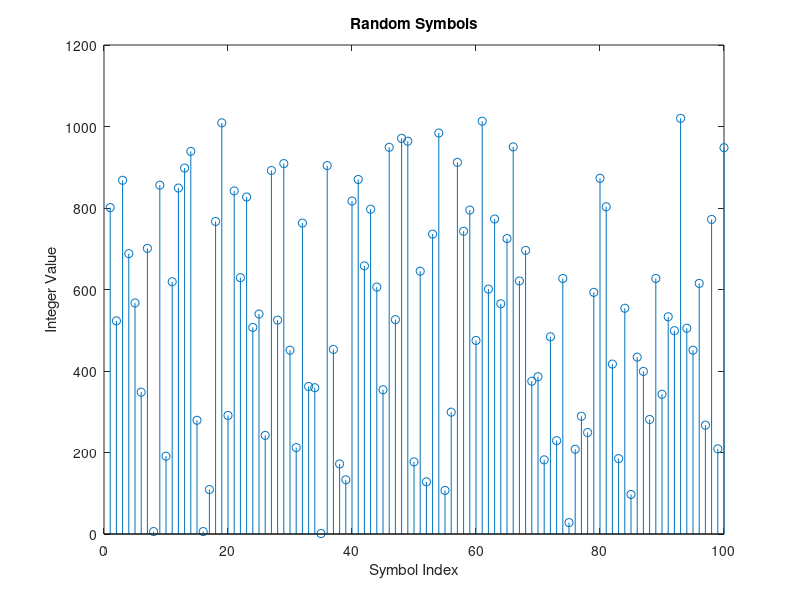
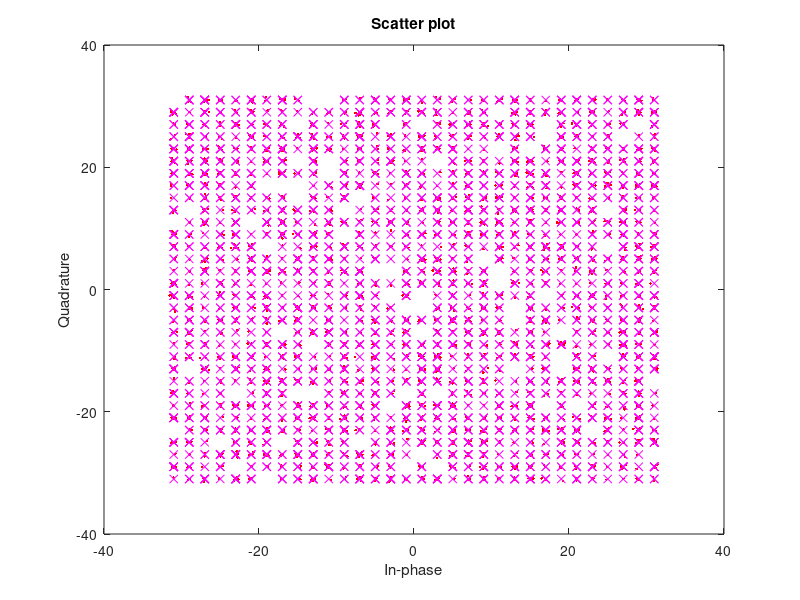
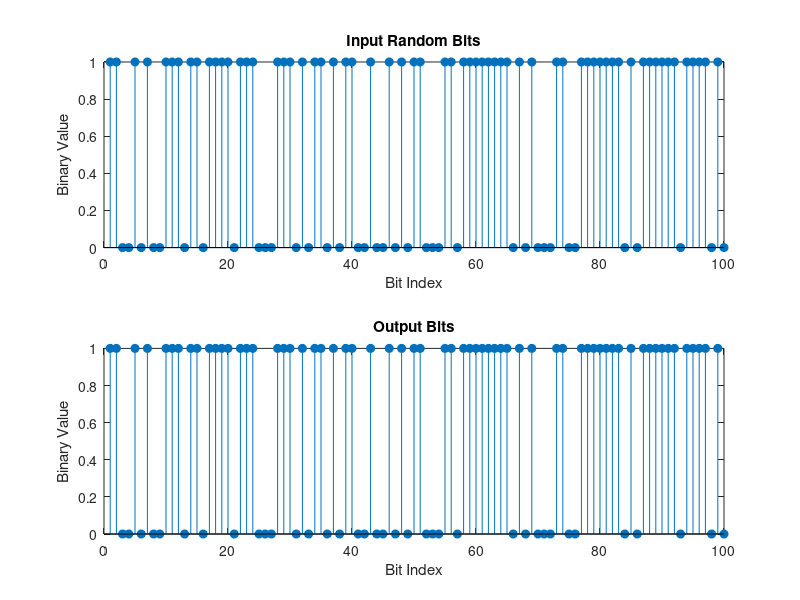

Here is the MATLAB script that generated these plots, in order:
M = 1024; % Modulation order (alphabet size or number of points in signal constellation)
k = log2(M); % Number of bits per symbol
n = 30000; % Number of bits to process
sps = 1; % Number of samples per symbol (oversampling factor)
EbNo =30;
rng default;
dataIn = randi([0 1],n,1); % Generate vector of binary data
dataInMatrix = reshape(dataIn,length(dataIn)/k,k);
dataSymbolsIn = bi2de(dataInMatrix);
figure; % Create new figure window.
stem(dataSymbolsIn(1:100));
title('Random Symbols');
xlabel('Symbol Index');
ylabel('Integer Value');
dataMod = qammod(dataSymbolsIn,M,'bin'); % Binary coding with phase offset of zero
snr = EbNo+10*log10(k)-10*log10(sps);
receivedSignal = awgn(dataMod,snr,'measured');
%receivedSignal = dataMod;
sPlotFig = scatterplot(receivedSignal,1,0,'r.');
hold on
scatterplot(dataMod,1,0,'mx',sPlotFig)
dataSymbolsOut = qamdemod(receivedSignal,M,'bin');
dataOutMatrix = de2bi(dataSymbolsOut,k);
dataOut = dataOutMatrix(:); % Return data in column vector
[numErrors,ber] = biterr(dataIn,dataOut);
fprintf('\nThe binary coding bit error rate is %5.2e, based on %d errors.\n', ...
    ber,numErrors)
figure;
subplot(2,1,1)
stem(dataIn(1:100),'filled');
title('Input Random Bits');
xlabel('Bit Index');
ylabel('Binary Value');
subplot(2,1,2)
stem(dataOut(1:100),'filled');
title('Output Bits');
xlabel('Bit Index');
ylabel('Binary Value');
